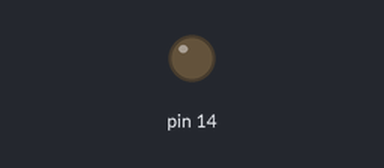
Bench run of a sketch on a simulated Arduino Uno, built with avr-gcc and run on an emulated ATmega328P. On the bench: output pins drawn as LEDs (lit = HIGH).

Above: at 1.6 s.
At 6.4 s:
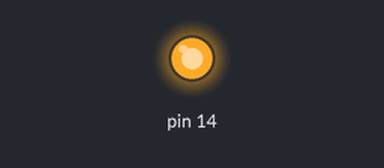
Timing chart, 0 to 16.7 s (numbered marks = the images above):
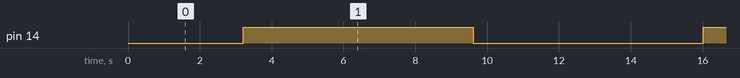

The sketch:

LASER_MODULE.ino
```cpp
/******************************************
 *Website: www.elegoo.com
 *
 *Time:2017.12.12
 *
 ******************************************/
int pos = 0;

void setup() {
  pinMode(14,OUTPUT);
}

void loop() {
  for (pos = 0; pos <= 255; pos += 1)
  {

    analogWrite(14,pos);
    delay(25);
  }
  for (pos = 255; pos >= 0; pos -= 1)
  {
    analogWrite(14,pos);
    delay(25);
  }
}
```

Measured:
- by itself, pin 14: alternates HIGH for 6.4 s and LOW for 6.4 s
